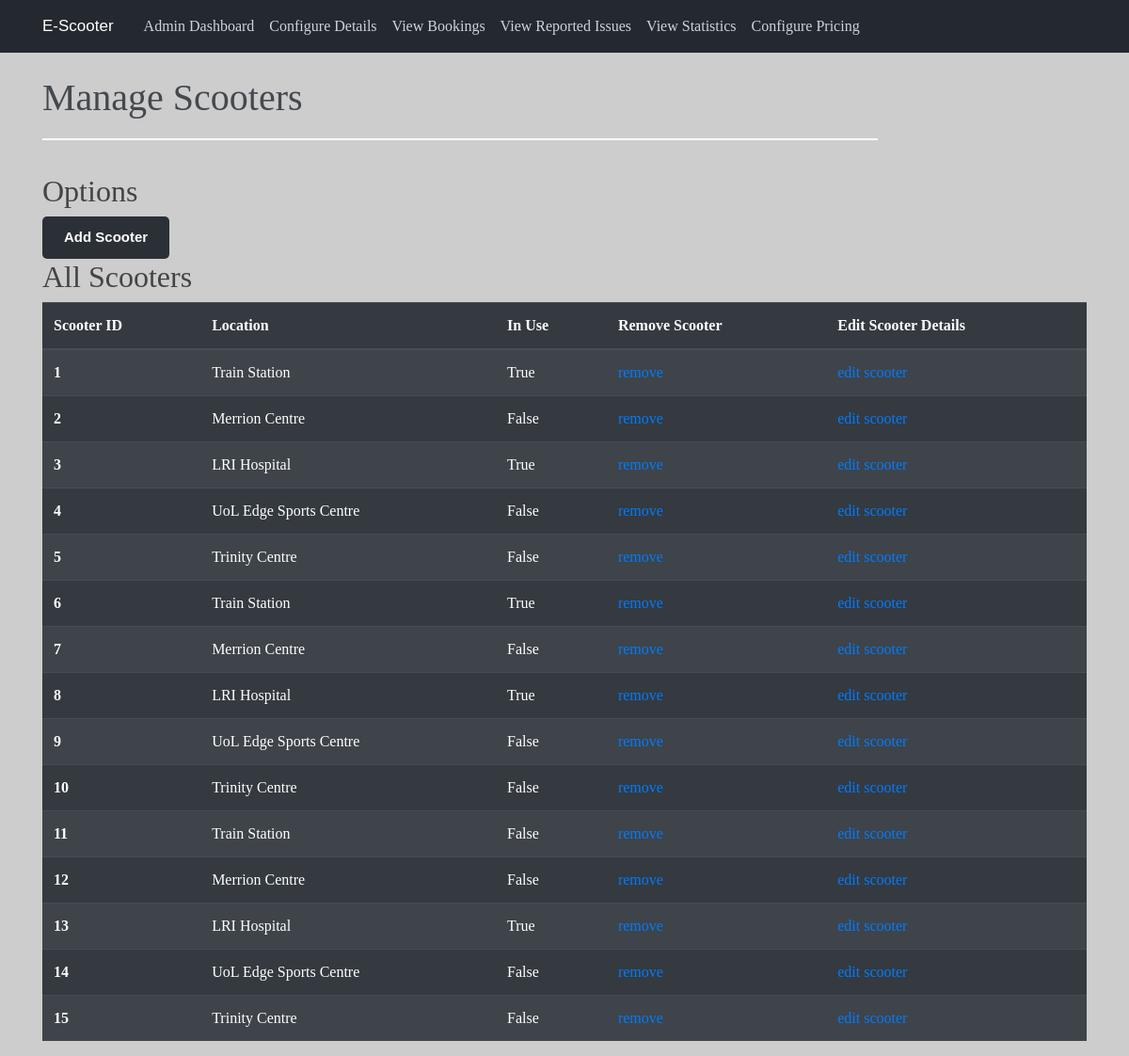
Before: /admin/manage with the older database file.
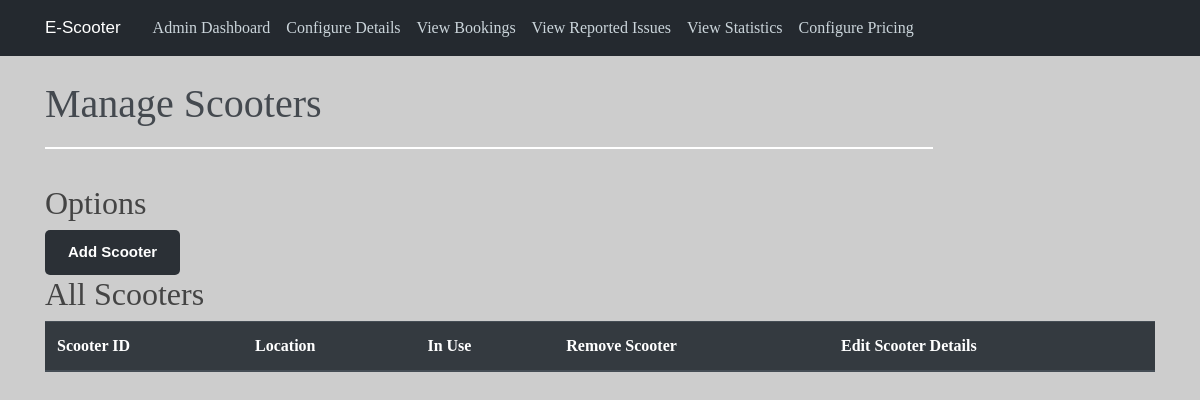
After: the same page with the newer database file.
### app/models.py (models this page shows)
class Scooter(db.Model):
    __tablename__ = 'scooters'
    id = db.Column(db.Integer, primary_key=True)
    in_use = db.Column(db.Boolean, default = False)
    LocationID = db.Column(db.Integer, ForeignKey("locations.id"))

### app/views.py (the view)
@app.route("/admin/manage")
def staff_manage():
    if session.get("admin") == 0:
        return redirect("/")
    all_scooters = models.Scooter.query.all()
    locations = ["","Trinity Centre","Train Station","Merrion Centre","LRI Hospital","UoL Edge Sports Centre"]
    return render_template("staff_manage.html", scooters = all_scooters, locations=locations)

### app/templates/staff_manage.html (shortened to what this page needs)
{% extends "admin_base.html" %}
{% block content %}
<head>
</head>
<body>
    <h1 style="color:rgba(68,73,79,1);">Manage Scooters</h1>
	<svg class="Line_7" viewBox="0 0 1110 2" preserveAspectRatio="none">
			<path id="Line_7" d="M 0 0 L 1110 0">
			</path>
	</svg>
	<br></br>
	<h2> Options </h2>
	<a href="/admin/add" class="myButton">Add Scooter</a>
	<h2> All Scooters </h2>
	<table class="table table-striped table-dark">
		<thead>
		  <tr>
			<th scope="col">Scooter ID</th>
			<th scope="col">Location</th>
			<th scope="col">In Use</th>
			<th scope="col">Remove Scooter</th>
			<th scope="col">Edit Scooter Details</th>
		  </tr>
		</thead>
		<tbody>
			{% for s in scooters %}
				<tr>
					<th scope="row">{{ s.id }}</th>
					<td> {{ locations[s.LocationID] }}</td>
					<td> {{ s.in_use }} </td>
					<td> <a href="/admin/remove_scooter/{{s.id}}">remove</a> </td>
					<td> <a href="/admin/edit_scooter/{{s.id}}">edit scooter</a> </td>
				</tr>
			{% endfor %}
		</tbody>
	  </table>
</body>
{% endblock content %}

### app/templates/admin_base.html (shortened to what this page needs)
<!doctype html>
<link href="//db.onlinewebfonts.com/c/59e7605c0e625de0522a548ac1a15d91?family=Sharp+Sans+No1+Medium+Italic" rel="stylesheet" type="text/css"/>
<html lang="en">
  <head>
    <link rel="stylesheet" href="https://stackpath.bootstrapcdn.com/bootstrap/4.3.1/css/bootstrap.min.css">
    <link rel="stylesheet" type="text/css" href="{{ url_for('static', filename='style.css')}}">
  </head>
    <header class="site-header">
      <nav class="navbar navbar-expand-md navbar-dark bg-steel fixed-top">
        <div class="container">
          <a class="navbar-brand mr-4" href="/dashboard" style="font-family: Sharp Sans No1 Medium Italic, Sans-Serif; font-size: 17px">E-Scooter</a>
          <div class="collapse navbar-collapse" id="navbarToggle">
            <div class="navbar-nav mr-auto" style="font-weight: 300">
              <a class="nav-item nav-link" href="/dashboard">Admin Dashboard</a>
              <a class="nav-item nav-link" href="/admin/manage">Configure Details</a>
              <a class="nav-item nav-link" href="/admin/bookings">View Bookings</a>
              <a class="nav-item nav-link" href="/admin/issues">View Reported Issues</a>
              <a class="nav-item nav-link" href="/admin/statistics">View Statistics</a>
			        <a class="nav-item nav-link" href="/admin/pricing">Configure Pricing</a>
            </div>
          </div>
        </div>
      </nav>
    </header>
    <div class = 'container'>
      {% block content %}{% endblock %}
    </div>
  </body>
</html>

### app/static/style.css (style rules this page uses)
body { background: rgba(205,205,205,1); color: #333333; margin-top: 5rem; font-family: halyard-display; }
h1, h2, h3, h4, h5, h6 { color: #444444; }
.bg-steel { background-color: #24292f; }
.site-header .navbar-nav .nav-link { color: #cbd5db; }
.myButton { background-color:rgba(43,48,54,1); border-radius:5px; border: none; display:inline-block; cursor:pointer; color:#ffffff; font-family:Arial; font-size:15px; font-weight:bold; padding:11px 23px; text-decoration:none; }
.Line_7 { overflow: visible; position: relative; width: 80%; height: 2px; margin-left: auto; margin-right: auto; transform: matrix(1,0,0,1,0,0); }

Changed rows visible on the page:
removed Scooter: id "1", LocationID "Train Station", in_use "True"
removed Scooter: id "2", LocationID "Merrion Centre", in_use "False"
removed Scooter: id "3", LocationID "LRI Hospital", in_use "True"
removed Scooter: id "4", LocationID "UoL Edge Sports Centre", in_use "False"
removed Scooter: id "5", LocationID "Trinity Centre", in_use "False"
removed Scooter: id "6", LocationID "Train Station", in_use "True"
removed Scooter: id "7", LocationID "Merrion Centre", in_use "False"
removed Scooter: id "8", LocationID "LRI Hospital", in_use "True"
removed Scooter: id "9", LocationID "UoL Edge Sports Centre", in_use "False"
removed Scooter: id "10", LocationID "Trinity Centre", in_use "False"
removed Scooter: id "11", LocationID "Train Station", in_use "False"
removed Scooter: id "12", LocationID "Merrion Centre", in_use "False"
removed Scooter: id "13", LocationID "LRI Hospital", in_use "True"
removed Scooter: id "14", LocationID "UoL Edge Sports Centre", in_use "False"
removed Scooter: id "15", LocationID "Trinity Centre", in_use "False"
